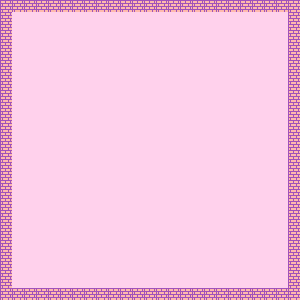

The image is a tile-based game level rendered from a .tmx file. Its description and complete source (layers, tilesets, objects, tile grids) follow:
An orthogonal 25x25 tile map with 12x12 px tiles, 2 tile layers (Terrain, Effect) and 1 object.

<map version="1.10" tiledversion="1.11.0" orientation="orthogonal" renderorder="right-up" width="25" height="25" tilewidth="12" tileheight="12" infinite="0" nextlayerid="7" nextobjectid="2">
 <tileset firstgid="1" source="cos.tsx" />
 <layer id="1" name="Terrain" width="25" height="25" locked="1">
  <data encoding="csv">
2,2,2,2,2,2,2,2,2,2,2,2,2,2,2,2,2,2,2,2,2,2,2,2,2,
2,1,1,1,1,1,1,1,1,1,1,1,1,1,1,1,1,1,1,1,1,1,1,1,2,
2,1,1,1,1,1,1,1,1,1,1,1,1,1,1,1,1,1,1,1,1,1,1,1,2,
2,1,1,1,1,1,1,1,1,1,1,1,1,1,1,1,1,1,1,1,1,1,1,1,2,
2,1,1,1,1,1,1,1,1,1,1,1,1,1,1,1,1,1,1,1,1,1,1,1,2,
2,1,1,1,1,1,1,1,1,1,1,1,1,1,1,1,1,1,1,1,1,1,1,1,2,
2,1,1,1,1,1,1,1,1,1,1,1,1,1,1,1,1,1,1,1,1,1,1,1,2,
2,1,1,1,1,1,1,1,1,1,1,1,1,1,1,1,1,1,1,1,1,1,1,1,2,
2,1,1,1,1,1,1,1,1,1,1,1,1,1,1,1,1,1,1,1,1,1,1,1,2,
2,1,1,1,1,1,1,1,1,1,1,1,1,1,1,1,1,1,1,1,1,1,1,1,2,
2,1,1,1,1,1,1,1,1,1,1,1,1,1,1,1,1,1,1,1,1,1,1,1,2,
2,1,1,1,1,1,1,1,1,1,1,1,1,1,1,1,1,1,1,1,1,1,1,1,2,
2,1,1,1,1,1,1,1,1,1,1,1,1,1,1,1,1,1,1,1,1,1,1,1,2,
2,1,1,1,1,1,1,1,1,1,1,1,1,1,1,1,1,1,1,1,1,1,1,1,2,
2,1,1,1,1,1,1,1,1,1,1,1,1,1,1,1,1,1,1,1,1,1,1,1,2,
2,1,1,1,1,1,1,1,1,1,1,1,1,1,1,1,1,1,1,1,1,1,1,1,2,
2,1,1,1,1,1,1,1,1,1,1,1,1,1,1,1,1,1,1,1,1,1,1,1,2,
2,1,1,1,1,1,1,1,1,1,1,1,1,1,1,1,1,1,1,1,1,1,1,1,2,
2,1,1,1,1,1,1,1,1,1,1,1,1,1,1,1,1,1,1,1,1,1,1,1,2,
2,1,1,1,1,1,1,1,1,1,1,1,1,1,1,1,1,1,1,1,1,1,1,1,2,
2,1,1,1,1,1,1,1,1,1,1,1,1,1,1,1,1,1,1,1,1,1,1,1,2,
2,1,1,1,1,1,1,1,1,1,1,1,1,1,1,1,1,1,1,1,1,1,1,1,2,
2,1,1,1,1,1,1,1,1,1,1,1,1,1,1,1,1,1,1,1,1,1,1,1,2,
2,1,1,1,1,1,1,1,1,1,1,1,1,1,1,1,1,1,1,1,1,1,1,1,2,
2,2,2,2,2,2,2,2,2,2,2,2,2,2,2,2,2,2,2,2,2,2,2,2,2
</data>
 </layer>
 <objectgroup id="5" name="Item" locked="1" />
 <objectgroup id="6" name="Character" locked="1">
  <object id="1" gid="3" x="144" y="156" width="12" height="12" />
 </objectgroup>
 <layer id="4" name="Effect" width="25" height="25" locked="1">
  <data encoding="csv">
0,0,0,0,0,0,0,0,0,0,0,0,0,0,0,0,0,0,0,0,0,0,0,0,0,
0,0,0,0,0,0,0,0,0,0,0,0,0,0,0,0,0,0,0,0,0,0,0,0,0,
0,0,0,0,0,0,0,0,0,0,0,0,0,0,0,0,0,0,0,0,0,0,0,0,0,
0,0,0,0,0,0,0,0,0,0,0,0,0,0,0,0,0,0,0,0,0,0,0,0,0,
0,0,0,0,0,0,0,0,0,0,0,0,0,0,0,0,0,0,0,0,0,0,0,0,0,
0,0,0,0,0,0,0,0,0,0,0,0,0,0,0,0,0,0,0,0,0,0,0,0,0,
0,0,0,0,0,0,0,0,0,0,0,0,0,0,0,0,0,0,0,0,0,0,0,0,0,
0,0,0,0,0,0,0,0,0,0,0,0,0,0,0,0,0,0,0,0,0,0,0,0,0,
0,0,0,0,0,0,0,0,0,0,0,0,0,0,0,0,0,0,0,0,0,0,0,0,0,
0,0,0,0,0,0,0,0,0,0,0,0,0,0,0,0,0,0,0,0,0,0,0,0,0,
0,0,0,0,0,0,0,0,0,0,0,0,0,0,0,0,0,0,0,0,0,0,0,0,0,
0,0,0,0,0,0,0,0,0,0,0,0,0,0,0,0,0,0,0,0,0,0,0,0,0,
0,0,0,0,0,0,0,0,0,0,0,0,0,0,0,0,0,0,0,0,0,0,0,0,0,
0,0,0,0,0,0,0,0,0,0,0,0,0,0,0,0,0,0,0,0,0,0,0,0,0,
0,0,0,0,0,0,0,0,0,0,0,0,0,0,0,0,0,0,0,0,0,0,0,0,0,
0,0,0,0,0,0,0,0,0,0,0,0,0,0,0,0,0,0,0,0,0,0,0,0,0,
0,0,0,0,0,0,0,0,0,0,0,0,0,0,0,0,0,0,0,0,0,0,0,0,0,
0,0,0,0,0,0,0,0,0,0,0,0,0,0,0,0,0,0,0,0,0,0,0,0,0,
0,0,0,0,0,0,0,0,0,0,0,0,0,0,0,0,0,0,0,0,0,0,0,0,0,
0,0,0,0,0,0,0,0,0,0,0,0,0,0,0,0,0,0,0,0,0,0,0,0,0,
0,0,0,0,0,0,0,0,0,0,0,0,0,0,0,0,0,0,0,0,0,0,0,0,0,
0,0,0,0,0,0,0,0,0,0,0,0,0,0,0,0,0,0,0,0,0,0,0,0,0,
0,0,0,0,0,0,0,0,0,0,0,0,0,0,0,0,0,0,0,0,0,0,0,0,0,
0,0,0,0,0,0,0,0,0,0,0,0,0,0,0,0,0,0,0,0,0,0,0,0,0,
0,0,0,0,0,0,0,0,0,0,0,0,0,0,0,0,0,0,0,0,0,0,0,0,0
</data>
 </layer>
</map>